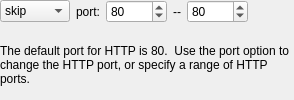
         <widget class="QWidget" name="label644">
          <attribute name="title">
           <string>http</string>
          </attribute>
          <layout class="QGridLayout">
           <property name="margin">
            <number>0</number>
           </property>
           <item row="1" column="0" colspan="6">
            <widget class="QLabel" name="label679">
             <property name="text">
              <string>The default port for HTTP is 80.  Use the port option to change the HTTP port, or specify a range of HTTP ports.</string>
             </property>
             <property name="alignment">
              <set>Qt::AlignLeading|Qt::AlignLeft|Qt::AlignVCenter</set>
             </property>
             <property name="wordWrap">
              <bool>true</bool>
             </property>
            </widget>
           </item>
           <item row="0" column="3">
            <widget class="QLabel" name="label680">
             <property name="text">
              <string>--</string>
             </property>
             <property name="alignment">
              <set>Qt::AlignCenter</set>
             </property>
             <property name="wordWrap">
              <bool>false</bool>
             </property>
            </widget>
           </item>
           <item row="0" column="1">
            <widget class="QLabel" name="label678">
             <property name="text">
              <string>port:</string>
             </property>
             <property name="alignment">
              <set>Qt::AlignCenter</set>
             </property>
             <property name="wordWrap">
              <bool>false</bool>
             </property>
             <property name="buddy">
              <cstring>pix_ctiqbe_port</cstring>
             </property>
            </widget>
           </item>
           <item row="0" column="4">
            <widget class="QSpinBox" name="pix_http_port2">
             <property name="minimum">
              <number>1</number>
             </property>
             <property name="maximum">
              <number>65535</number>
             </property>
             <property name="value">
              <number>80</number>
             </property>
            </widget>
           </item>
           <item row="0" column="2">
            <widget class="QSpinBox" name="pix_http_port1">
             <property name="minimum">
              <number>1</number>
             </property>
             <property name="maximum">
              <number>65535</number>
             </property>
             <property name="value">
              <number>80</number>
             </property>
            </widget>
           </item>
           <item row="0" column="5">
            <spacer>
             <property name="orientation">
              <enum>Qt::Horizontal</enum>
             </property>
             <property name="sizeType">
              <enum>QSizePolicy::Expanding</enum>
             </property>
             <property name="sizeHint" stdset="0">
              <size>
               <width>40</width>
               <height>20</height>
              </size>
             </property>
            </spacer>
           </item>
           <item row="0" column="0">
            <widget class="QComboBox" name="pix_http_switch">
             <item>
              <property name="text">
               <string>skip</string>
              </property>
             </item>
             <item>
              <property name="text">
               <string>enable</string>
              </property>
             </item>
             <item>
              <property name="text">
               <string>disable</string>
              </property>
             </item>
            </widget>
           </item>
          </layout>
         </widget>
